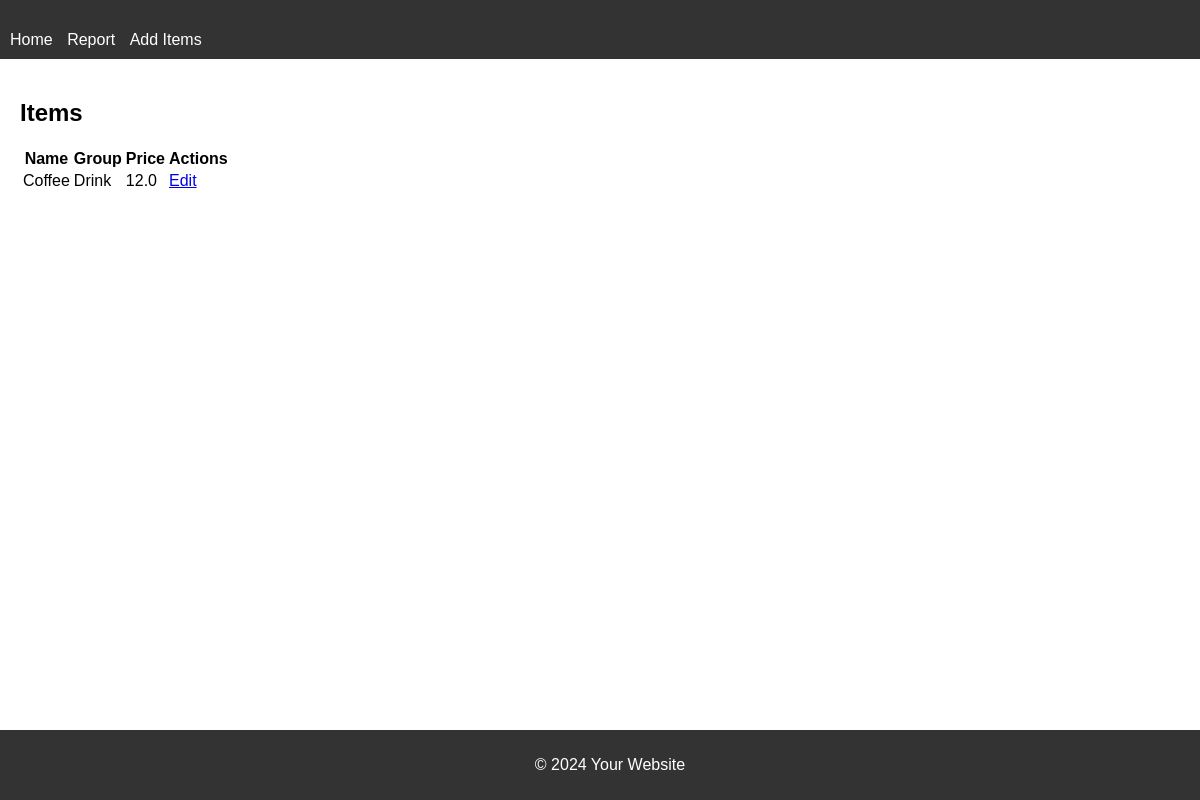
/items, run on an earlier commit of the app's database.
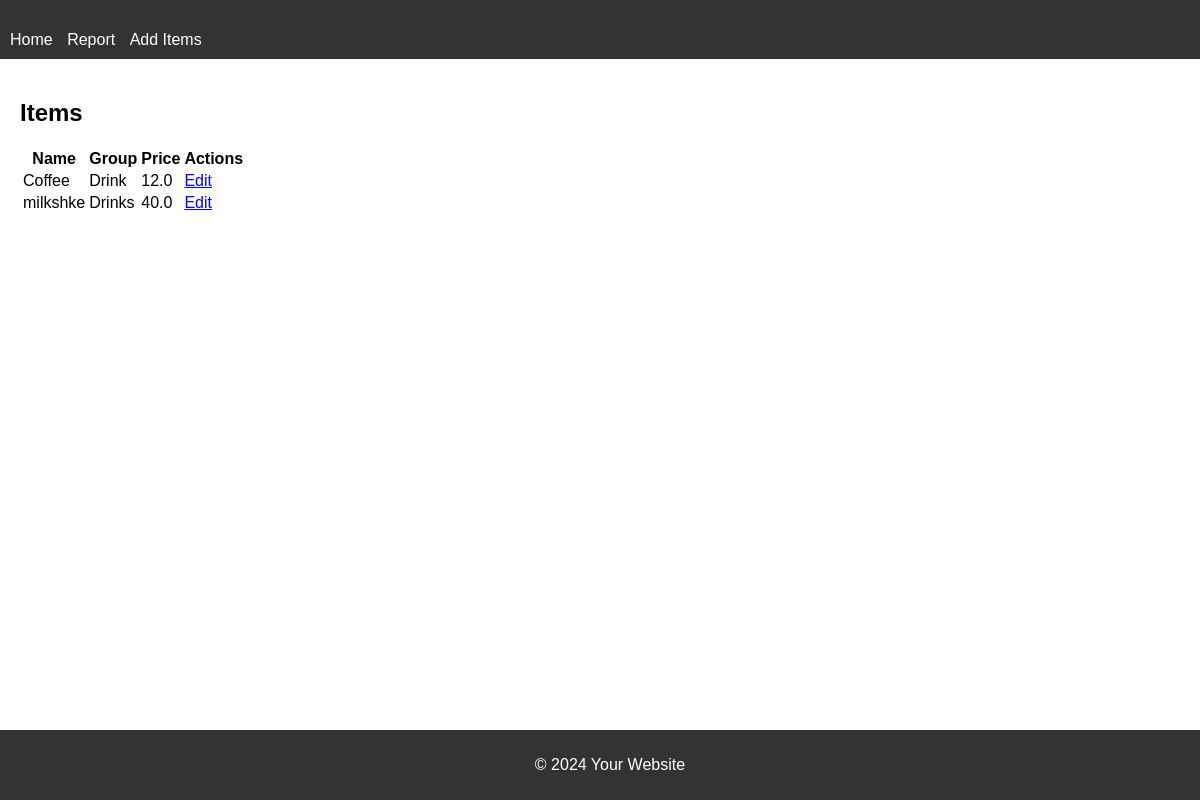
And on a later commit of the database.
### app/models.py (models this page shows)
class Item(db.Model):
    id = db.Column(db.Integer, primary_key=True)
    name = db.Column(db.String(100), nullable=False)
    group = db.Column(db.String(100), nullable=False)
    quantity = db.Column(db.Integer, nullable=False)
    price = db.Column(db.Float, nullable=False)
    user_id = db.Column(db.Integer, db.ForeignKey('user.id'), nullable=False)

### app/views.py (the view)
@app.route('/items')
def items():
    items = Item.query.all()
    return render_template('items.html', items=items)

### app/templates/items.html (shortened to what this page needs)
{% extends 'layout.html' %}
{% block content %}
<section>
    <h2>Items</h2>
    <table class="item-table">
        <thead>
            <tr>
                <th>Name</th>
                <th>Group</th>
                <th>Price</th>
                <th>Actions</th>
            </tr>
        </thead>
        <tbody>
            {% for item in items %}
            <tr>
                <td>{{ item.name }}</td>
                <td>{{ item.group }}</td>
                <td>{{ item.price }}</td>
                <td><a href="{{ url_for('edit_item', item_id=item.id) }}">Edit</a></td>
            </tr>
            {% endfor %}
        </tbody>
    </table>
</section>
{% endblock %}

### app/templates/layout.html (shortened to what this page needs)
<!DOCTYPE html>
<html lang="en">
<head>
    <link rel="stylesheet" href="{{ url_for('static', filename='css/style.css') }}">
</head>
<body>
    <header>
        <nav>
            <ul>
                <li><a href="#">Home</a></li>
                <li><a href="#">Report</a></li>
                <li><a href="#">Add Items</a></li>
            </ul>
        </nav>
    </header>
    <main>
        {% block content %}{% endblock %}
    </main>
    <footer>
        <p>&copy; 2024 Your Website</p>
    </footer>
</body>
</html>

### app/static/css/style.css (style rules this page uses)
body { font-family: Arial, sans-serif; margin: 0; padding: 0; }
header { background-color: #333; color: #fff; padding: 10px; }
nav ul { list-style-type: none; margin: 0; padding: 0; }
nav ul li { display: inline; margin-right: 10px; }
nav ul li a { color: #fff; text-decoration: none; }
main { padding: 20px; }
footer { background-color: #333; color: #fff; padding: 10px; position: fixed; bottom: 0; width: 100%; text-align: center; }

What changed in the data, as far as the page shows it:
added Item: name "milkshke", group "Drinks", price "40.0"
